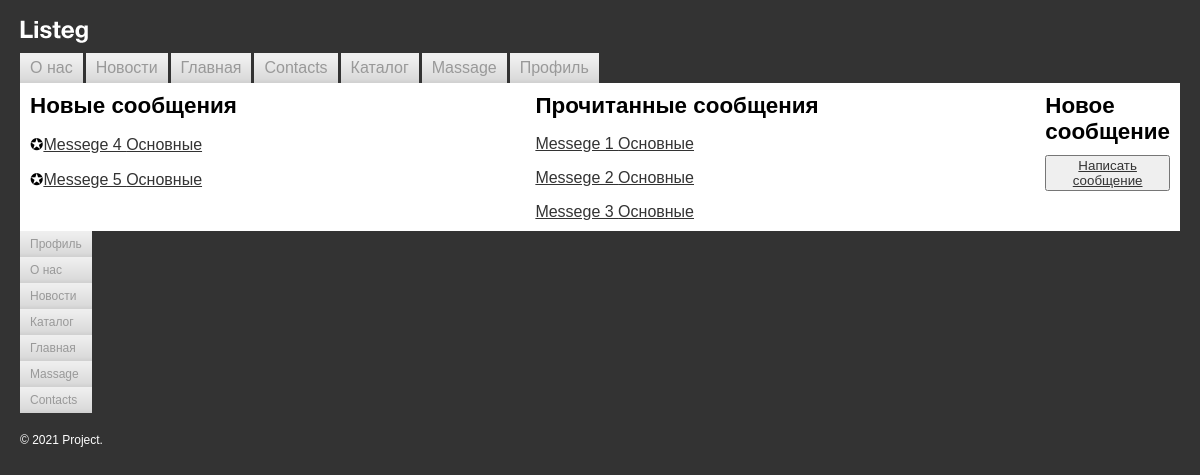
Page /route/Posts/index.php (signed in) on the committed database.
### tables this page shows
CREATE TABLE `message` (
  `id` int NOT NULL AUTO_INCREMENT,
  `report` varchar(1000) DEFAULT NULL,
  `header` varchar(255) NOT NULL,
  `date_time` datetime NOT NULL,
  `sender_id` int NOT NULL,
  `addressee_id` int NOT NULL,
  `section_id` int NOT NULL,
  `is_reading` tinyint NOT NULL,
  PRIMARY KEY (`id`),
  KEY `message_users_fk_idx` (`sender_id`,`addressee_id`),
  KEY `s_idx` (`addressee_id`),
  KEY `messege_sections_fk_idx` (`section_id`),
  CONSTRAINT `addressee_user_fk` FOREIGN KEY (`addressee_id`) REFERENCES `users` (`id`),
  CONSTRAINT `messege_sections_fk` FOREIGN KEY (`section_id`) REFERENCES `sections` (`id`),
  CONSTRAINT `sender_users_fk` FOREIGN KEY (`sender_id`) REFERENCES `users` (`id`)
);

CREATE TABLE `sections` (
  `id` int NOT NULL AUTO_INCREMENT,
  `name` varchar(45) NOT NULL,
  `color_id` int NOT NULL,
  `datatime` datetime NOT NULL,
  PRIMARY KEY (`id`),
  KEY `sections_color_fk_idx` (`color_id`),
  CONSTRAINT `sections_color_fk` FOREIGN KEY (`color_id`) REFERENCES `colors` (`id`)
);

### include/success.php (called while the page is built, shortened)
<?php
$success = false;
$serverName = 'localhost';
$userName = 'root';
$userPassword = '123123';
$dbName = 'mysql';
$connection = mysqli_connect($serverName, $userName, $userPassword, $dbName);
if (mysqli_connect_errno()) {
	echo mysqli_error($connection);
} else {
	$result = mysqli_query($connection, "select login, password from lessons.users");
	while($row = mysqli_fetch_assoc($result)) {
		$logins[] = $row;
	}
}
foreach($logins as $key) {
	if (!empty ($_SESSION)) {
		if ($_SESSION['login'] == $key['login'] and $_SESSION['password'] == $key['password']) {
			$success = true;
		} else {
			$success = false;
		}
	}
	if ($success) {
		return $success;
		break;
	}
}
?>

### route/Posts/index.php (the view, shortened to what this page needs)
<?php
include $_SERVER['DOCUMENT_ROOT'] . '/include/success.php';
$result = mysqli_query($connection,
	"SELECT u.*, g.name AS group_name FROM lessons.users AS u
	LEFT JOIN lessons.groups AS g ON u.id = g.user_id;");
while($row = mysqli_fetch_assoc($result)) {
	if($row['login'] == $_SESSION['login']) {
		$addressee_id = $row['id'];
		$groups[] = $row['group_name'];
	}
}
function Posts($addressee_id, $groups, $connection){
	if(in_array("Пользователь имеющий право писать сообщения", $groups)){
		$result = mysqli_query($connection,
			"SELECT m.*, s.name AS sections_name  FROM lessons.message as m
			LEFT JOIN lessons.sections AS s ON s.id = m.section_id;");
		while($row = mysqli_fetch_assoc($result)) {
			if($row['addressee_id'] == $addressee_id and $row['is_reading'] == 0) {
				echo  "<p>&#10026;<a href = '/route/Posts/write/?" . $row['id'] . "'>". $row['header'] .'  '. $row['sections_name'] . '</a></p>';
			}
		}
	} else{
	echo "Вы сможете отправлять сообщения после прохождения модерации.";
	}
}
function Posts2($addressee_id, $groups, $connection){
	if(in_array("Пользователь имеющий право писать сообщения", $groups)){
		$result = mysqli_query($connection,
			"SELECT m.*, s.name AS sections_name  FROM lessons.message as m
			LEFT JOIN lessons.sections AS s ON s.id = m.section_id;");
		while($row = mysqli_fetch_assoc($result)) {
			if($row['addressee_id'] == $addressee_id and $row['is_reading'] == 1) {
				echo  "<p><a href = '/route/Posts/write/?" . $row['id'] . "'>". $row['header'] .'  '. $row['sections_name'] . '</a></p>';
			}
		}
	} else{
	echo "Вы сможете отправлять сообщения после прохождения модерации.";
	}
}
include $_SERVER['DOCUMENT_ROOT'] . '/templates /header.php';
?>
	<table width="100%" border="0" cellspacing="0" cellpadding="0">
    	<tr>
        	<td class="left-collum-index">
				<h1>Новые сообщения</h1>
				<p><?=Posts($addressee_id, $groups, $connection)?></p>
			</td>
			<td class="left-collum-index">
			<h1>Прочитанные сообщения</h1>
			<p><?=Posts2($addressee_id, $groups, $connection)?></p>
			</td>
			<td class="left-collum-index">
			<h1>Новое сообщение</h1>
			<button> <a href = "/route/Posts/add">Написать сообщение </a></button>
			</td>
        </tr>
    </table>
<? include $_SERVER['DOCUMENT_ROOT'] . '/templates /footer.php'?>

### templates/header.php (shortened to what this page needs)
<?php
include $_SERVER['DOCUMENT_ROOT'] . './main_menu.php';
$pathFile = basename(__FILE__, '.php');
?>
<html>
<head>
    <link href = "/styles.css" rel="stylesheet">
</head>
<body>
    <div class="header">
    	<div class="logo"><img src="/i/logo.png" width="68" height="23" alt="Project"></div>
        <div class="clearfix"></div>
    </div>
    <div class="clear">
        <ul class="main-menu">
		<?=showMenu($pathFile )?>
        </ul>
    </div>

### main_menu.php (shortened to what this page needs)
<?php
include $_SERVER['DOCUMENT_ROOT'] . '/include/success.php';
$url = $_SERVER['REQUEST_URI'];
$menu = [
	[
		'title' => 'Главная',
		'path' => '/',
		'sort' => 10,
	],
	[
		'title' => 'О нас',
		'path' => '/route/About/',
		'sort' => 2,
	],
	[
		'title' => 'Contacts',
		'path' => '/route/Contacts/',
		'sort' => 30,
	],
	[
		'title' => 'Новости',
		'path' => '/route/News/',
		'sort' => 4,
	],
	[
		'title' => 'Каталог',
		'path' => '/route/Catalog/',
		'sort' => 50,
	],
	[
		'title' => 'Профиль',
		'path' => '/route/Profile/',
		'sort' => 100,
	],
	[
		'title' => 'Massage',
		'path' => '/route/Posts/',
		'sort' => 90,
	],
];
function showMenu($path) {
	global $menu, $title, $url, $success;
	if( $path == 'header') {
		$menu = arraySort($menu,'sort',SORT_ASC);
		foreach($menu as $key) {
			if(!$success) {
				$path = '/route/Autorization/';
			} else {
				$path = $key["path"];
			}
			if($key["path"] == $url) {
				ini_set('session.cookie_lifetime', 1200);
				$title = $key["title"];
				echo '<li style = "text-decoration :underline;font-size: 16px""><a  href = ' . $path . '>' . $key["title"] . '</a></li>';
			} else {
				echo '<li style = "font-size: 16px"><a href = ' . $path . '>' . $key["title"] . '</a></li>';
			}
		}
	}
	else if($path  == 'footer') {
		$menu = arraySort($menu,'title',SORT_DESC);
		foreach ($menu as $key) {
			if(!$success) {
				$path = '/route/Autorization/';
			} else {
				$path = $key["path"];
			}
			echo '<li style = "font-size: 12px"><a href = ' . $path . '>' . $key["title"] . '</a></li>';
		}
	}
}
function arraySort(array $array, $key, $sort): array
{
	$keys = array_column($array, $key);
	array_multisort($keys, $sort, $array);
	return $array;
}
?>

### templates/footer.php
<?php
$pathFile = basename(__FILE__, '.php');
?>
    <div class="clearfix">
        <ul class="main-menu bottom">
			<?=showMenu($pathFile )?>
        </ul>
    </div>
    <div class="footer">&copy;&nbsp;<nobr>2021</nobr> Project.</div>
</body>
</html>

### styles.css (style rules this page uses)
body { background: #333333; padding: 20px; margin: 0; color: #000000; font-family: Arial, Helvetica, sans-serif; font-size: 12px; }
div { border: none; font-size: 1em; }
tr td { font-size: 1em; border: none; }
img { border: none; }
a { text-decoration: underline; color: #333; }
.header { padding: 0; margin: 0 0 10px 0; border: none; }
.logo { float: left; margin: 0 10px 0 0; padding: 0; border: none; }
.logo img { border: none; }
.main-menu { margin: 0; padding: 0; clear: both; }
.main-menu li { list-style: none; float: left; background: url(i/top-menu-bg.gif) bottom repeat-x #efefef; margin: 0 3px 0 0; padding: 0; }
.main-menu.bottom { float: left; }
.main-menu.bottom li { float: none; display: block; font-size: 12px; }
.main-menu li a { padding: 6px 10px; text-decoration: none; display: block; color: #999999; }
.clearfix::after { content: ""; display: table; clear: both; }
.left-collum-index { background: #ffffff; margin: 0; padding: 10px; width: 50%; vertical-align: top; }
.left-collum-index h1 { font-size: 1.4em; color: #000000; margin: 0 0 10px 0; }
.footer { color: #ffffff; margin: 20px 0 0 0; padding: 0; }

### rows in the picture
message: header "Messege 4", section.name "Основные"
message: header "Messege 5", section.name "Основные"
message: header "Messege 1", section.name "Основные"
message: header "Messege 2", section.name "Основные"
message: header "Messege 3", section.name "Основные"

### other values in the picture
$key["title"] "О нас"
$key["title"] "Новости"
$key["title"] "Главная"
$key["title"] "Contacts"
$key["title"] "Каталог"
$key["title"] "Massage"
$key["title"] "Профиль"
